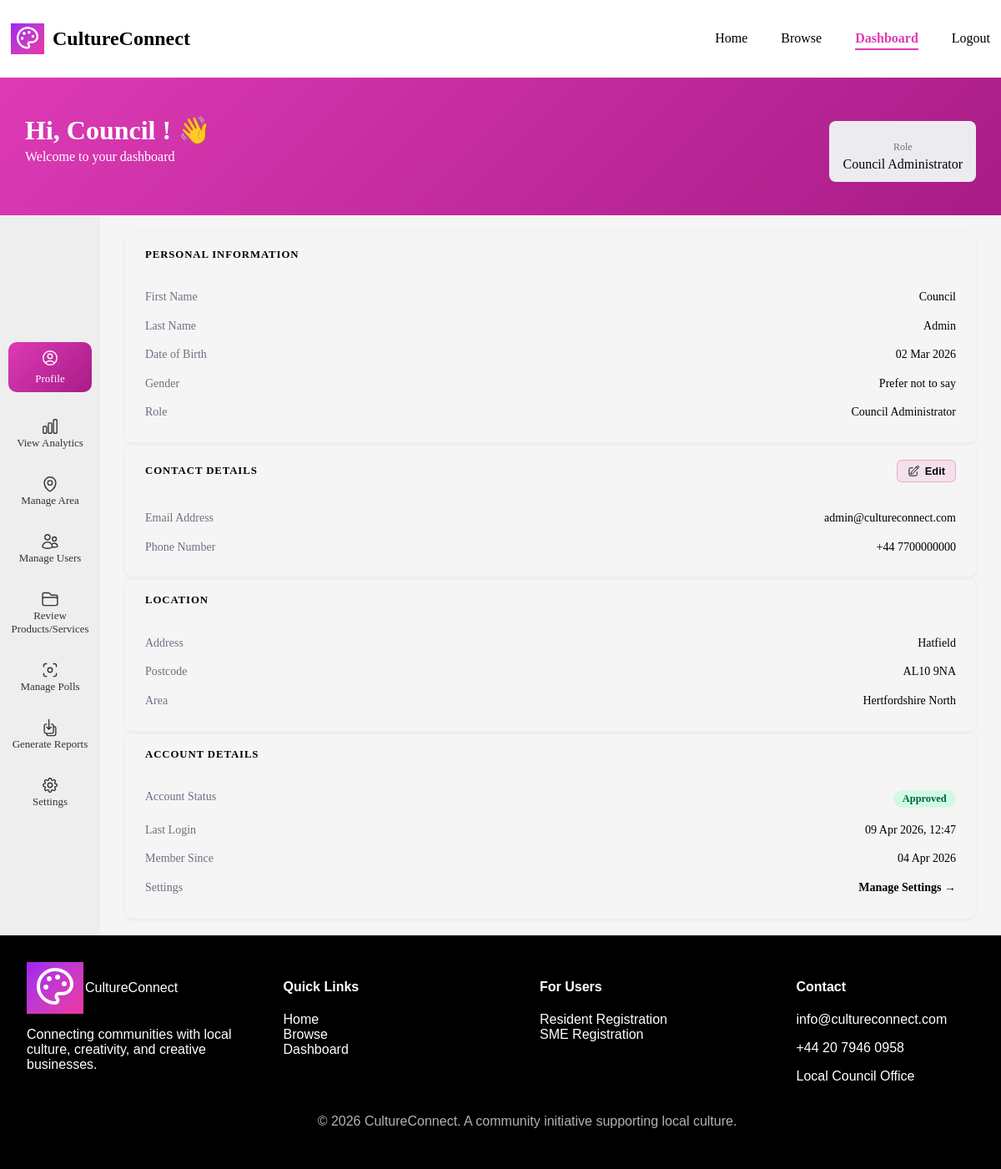
Before: /frontend/pages/dashboard.php?page=profile (signed in) with the older database file.
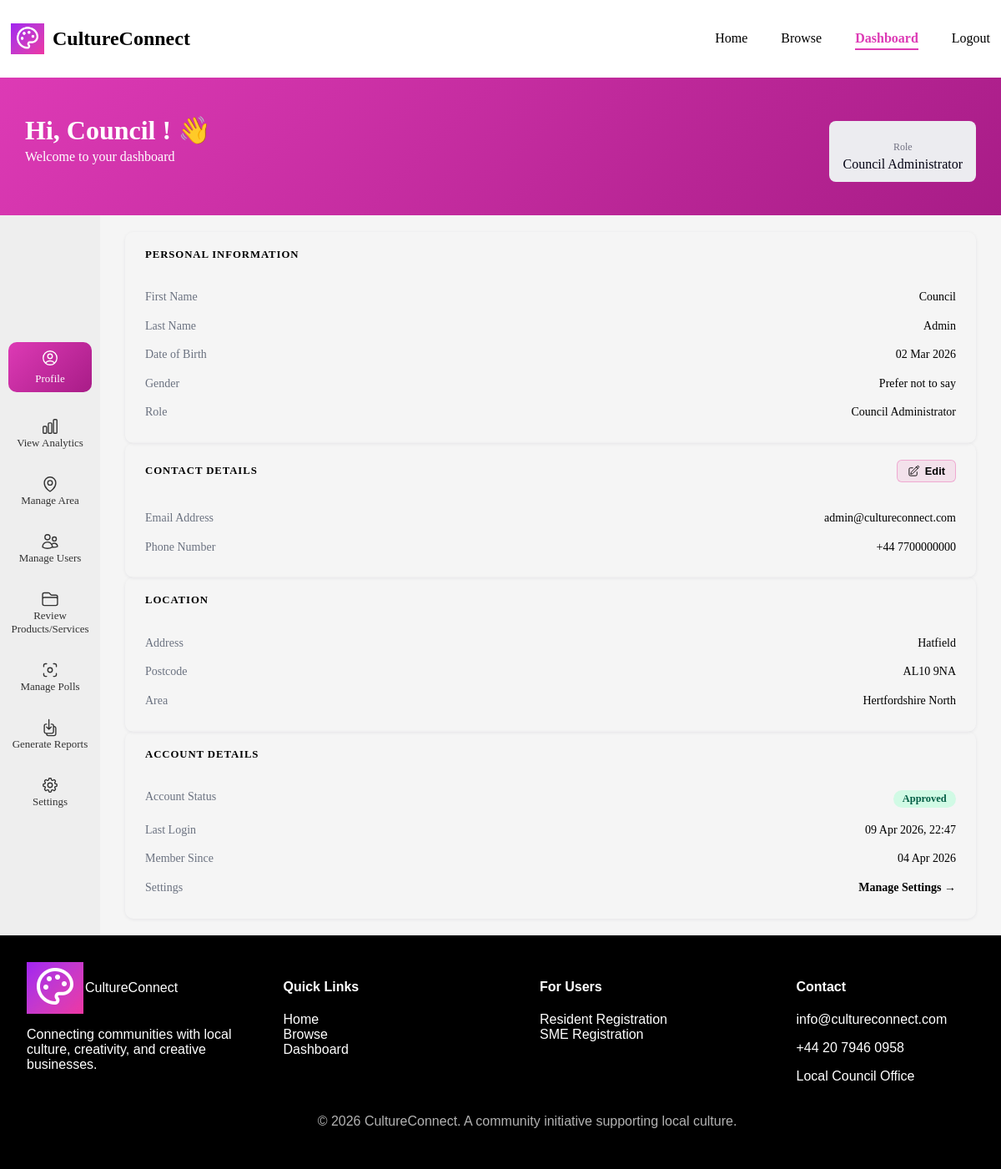
After: the same page with the newer database file.
### tables this page shows
CREATE TABLE `resident_profiles` (
  `profile_id` int(11) NOT NULL,
  `user_id` int(11) NOT NULL,
  `first_name` varchar(50) NOT NULL,
  `last_name` varchar(50) NOT NULL,
  `date_of_birth` date NOT NULL,
  `gender` enum('Male','Female','Non-binary','Transgender','Genderqueer','Genderfluid','Agender','Intersex','Other','Prefer not to say') DEFAULT 'Prefer not to say',
  `address` varchar(255) NOT NULL,
  `phone` varchar(20) NOT NULL,
  `postcode` varchar(10) NOT NULL,
  `created_at` timestamp NOT NULL DEFAULT current_timestamp(),
  `area_id` int(11) NOT NULL
);

CREATE TABLE `users` (
  `user_id` int(11) NOT NULL,
  `password_hash` varchar(255) NOT NULL,
  `last_login` timestamp NOT NULL DEFAULT current_timestamp(),
  `account_status` enum('pending','approved','rejected') NOT NULL DEFAULT 'pending',
  `role` varchar(50) NOT NULL,
  `email_address` varchar(100) NOT NULL
);

CREATE TABLE `areas` (
  `area_id` int(11) NOT NULL,
  `area_name` varchar(100) NOT NULL,
  `description` text NOT NULL,
  `postcode` varchar(20) NOT NULL,
  `latitude` decimal(9,6) DEFAULT NULL,
  `longitude` decimal(9,6) DEFAULT NULL
);

### frontend/pages/profile.php (the view, shortened to what this page needs)
<?php
$user_id = $_SESSION['user_id'];
$role    = $_SESSION['user_role'];
$prf_user_stmt = $conn->prepare("SELECT email_address, role, account_status, last_login FROM users WHERE user_id = ? LIMIT 1");
$prf_user_stmt->bind_param("i", $user_id);
$prf_user_stmt->execute();
$prf_user = $prf_user_stmt->get_result()->fetch_assoc();
$prf_profile   = [];
$prf_area_name = 'N/A';
if ($role === 'SME') {
    $prf_p_stmt = $conn->prepare("
        SELECT sp.business_name, sp.approval_status, sp.description,
               sp.phone, sp.created_at,
               a.area_name,
               psc.subcategory_name,
               pc.category_name
        FROM sme_profiles sp
        LEFT JOIN areas a                            ON sp.area_id        = a.area_id
        LEFT JOIN product_service_subcategories psc  ON sp.subcategory_id = psc.subcategory_id
        LEFT JOIN product_service_categories pc      ON psc.category_id   = pc.category_id
        WHERE sp.user_id = ?
        LIMIT 1
    ");
    $prf_p_stmt->bind_param("i", $user_id);
    $prf_p_stmt->execute();
    $prf_profile   = $prf_p_stmt->get_result()->fetch_assoc() ?? [];
    $prf_p_stmt->close();
    $prf_area_name = $prf_profile['area_name'] ?? 'N/A';
} else {
    $prf_p_stmt = $conn->prepare("
        SELECT rp.first_name, rp.last_name, rp.date_of_birth, rp.gender,
               rp.address, rp.phone, rp.postcode, rp.created_at,
               a.area_name
        FROM resident_profiles rp
        LEFT JOIN areas a ON rp.area_id = a.area_id
        WHERE rp.user_id = ?
        LIMIT 1
    ");
    $prf_p_stmt->bind_param("i", $user_id);
    $prf_p_stmt->execute();
    $prf_profile   = $prf_p_stmt->get_result()->fetch_assoc() ?? [];
    $prf_area_name = $prf_profile['area_name'] ?? 'N/A';
}
 function prf_safe(string $val): string {
    return htmlspecialchars($val, ENT_QUOTES, 'UTF-8');
}
$prf_status_map = [
    'approved' => ['label' => 'Approved', 'class' => 'prf-badge--approved'],
    'pending'  => ['label' => 'Pending',  'class' => 'prf-badge--pending'],
    'rejected' => ['label' => 'Rejected', 'class' => 'prf-badge--rejected'],
];
$prf_account_status = $prf_user['account_status'] ?? 'pending';
$prf_status_info    = $prf_status_map[$prf_account_status] ?? ['label' => ucfirst($prf_account_status), 'class' => 'prf-badge--pending'];
?>
        <div class="prf-card">
            <h3 class="prf-card-title">
                <?= $role === 'SME' ? 'Business Information' : 'Personal Information' ?>
            </h3>
            <?php if ($role === 'SME') : ?>
                <div class="prf-row">
                    <span class="prf-label">Business Name</span>
                    <span class="prf-value"><?= prf_safe($prf_profile['business_name'] ?? 'N/A') ?></span>
                </div>
                <div class="prf-row">
                    <span class="prf-label">Category</span>
                    <span class="prf-value"><?= prf_safe($prf_profile['category_name'] ?? 'N/A') ?></span>
                </div>
                <div class="prf-row">
                    <span class="prf-label">Subcategory</span>
                    <span class="prf-value"><?= prf_safe($prf_profile['subcategory_name'] ?? 'N/A') ?></span>
                </div>
                <div class="prf-row">
                    <span class="prf-label">Description</span>
                    <span class="prf-value prf-value--wrap"><?= prf_safe($prf_profile['description'] ?? 'N/A') ?></span>
                </div>
            <?php else : ?>
                <div class="prf-row">
                    <span class="prf-label">First Name</span>
                    <span class="prf-value"><?= prf_safe($prf_profile['first_name'] ?? 'N/A') ?></span>
                </div>
                <div class="prf-row">
                    <span class="prf-label">Last Name</span>
                    <span class="prf-value"><?= prf_safe($prf_profile['last_name'] ?? 'N/A') ?></span>
                </div>
                <div class="prf-row">
                    <span class="prf-label">Date of Birth</span>
                    <span class="prf-value">
                        <?= !empty($prf_profile['date_of_birth']) ? date('d M Y', strtotime($prf_profile['date_of_birth'])) : 'N/A' ?>
                    </span>
                </div>
                <div class="prf-row">
                    <span class="prf-label">Gender</span>
                    <span class="prf-value"><?= prf_safe($prf_profile['gender'] ?? 'N/A') ?></span>
                </div>
            <?php endif; ?>
            <div class="prf-row">
                <span class="prf-label">Role</span>
                <span class="prf-value"><?= prf_safe($role) ?></span>
            </div>
        </div>
        <div class="prf-card">
            <div class="prf-card-title-row">
                <h3 class="prf-card-title">Contact Details</h3>
                <button class="prf-edit-btn" onclick="prfOpenModal()">
                    Edit
                </button>
            </div>
            <div class="prf-row">
                <span class="prf-label">Email Address</span>
                <span class="prf-value" id="prf-display-email"><?= prf_safe($prf_user['email_address'] ?? 'N/A') ?></span>
            </div>
            <div class="prf-row">
                <span class="prf-label">Phone Number</span>
                <span class="prf-value" id="prf-display-phone"><?= prf_safe($prf_profile['phone'] ?? 'N/A') ?></span>
            </div>
        </div>
        <div class="prf-card">
            <h3 class="prf-card-title">Location</h3>
            <?php if ($role !== 'SME') : ?>
                <div class="prf-row">
                    <span class="prf-label">Address</span>
                    <span class="prf-value"><?= prf_safe($prf_profile['address'] ?? 'N/A') ?></span>
                </div>
                <div class="prf-row">
                    <span class="prf-label">Postcode</span>
                    <span class="prf-value"><?= prf_safe($prf_profile['postcode'] ?? 'N/A') ?></span>
                </div>
            <?php endif; ?>
            <div class="prf-row">
                <span class="prf-label">Area</span>
                <span class="prf-value"><?= prf_safe($prf_area_name) ?></span>
            </div>
        </div>
        <div class="prf-card">
            <h3 class="prf-card-title">Account Details</h3>
            <div class="prf-row">
                <span class="prf-label">Account Status</span>
                <span class="prf-value">
                    <span class="prf-badge <?= $prf_status_info['class'] ?>"><?= $prf_status_info['label'] ?></span>
                </span>
            </div>
            <div class="prf-row">
                <span class="prf-label">Last Login</span>
                <span class="prf-value">
                    <?= !empty($prf_user['last_login']) ? date('d M Y, H:i', strtotime($prf_user['last_login'])) : 'N/A' ?>
                </span>
            </div>
            <div class="prf-row">
                <span class="prf-label">Member Since</span>
                <span class="prf-value">
                    <?= !empty($prf_profile['created_at']) ? date('d M Y', strtotime($prf_profile['created_at'])) : 'N/A' ?>
                </span>
            </div>
            <div class="prf-row">
                <span class="prf-label">Settings</span>
                <span class="prf-value">
                    <a href="?page=settings" class="prf-settings-link">Manage Settings →</a>
                </span>
            </div>
        </div>
    </div>
</div>

### frontend/pages/dashboard.php (shortened to what this page needs)
<?php
$page = $_GET['page'] ?? 'home';
?>
<!DOCTYPE html>
<html lang="en">
<head>
    <link rel="stylesheet" href="../css/styles.css">
</head>
<body>
<div class="page-wrapper">
<?php
    include "../components/header.php";
?>
<section class="dashboard-welcome">
  <div class="container welcome-container">
    <div class="welcome-text">
      <h1 class="welcome-title">Hi,
      <span id="userName">
        <?php
          $role = $_SESSION['user_role'] ?? '';
          if ($role === 'SME') {
              echo htmlspecialchars($_SESSION['business_name'] ?? 'User');
          } elseif ($role === 'Resident') {
              echo htmlspecialchars($_SESSION['first_name'] ?? 'User');
          } else {
              echo htmlspecialchars($_SESSION['first_name'] ?? 'User');
          }
        ?>
      </span>! 👋</h1>
      <p class="welcome-subtitle">Welcome to your dashboard</p>
    </div>
    <div class="role-badge">
      <p class="role-label">Role</p>
      <p class="role-name" id="userRole">
        <?php echo htmlspecialchars($_SESSION['user_role'] ?? 'Unknown'); ?>
      </p>
    </div>
  </div>
</section>
<div class="dashboard-layout3">
   <div class="sidebar">
   <?php include "../components/sidebar.php"; ?>
   </div>
   <div class="dashboard-content">
   <?php
   $file = "../pages/" . $page . ".php";
   if (file_exists($file)) {
    include $file;
   } else {
    include "../pages/home.php";
   }?>
   </div>
<?php
    include "../components/footer.php";
?>
</body>
</html>

### frontend/components/header.php (shortened to what this page needs)
<header>
<?php
$current_page = basename($_SERVER['PHP_SELF']);
$logged_in = isset($_SESSION['user_id']);
?>
<div class="header-container">
    <div class="logo-section">
        <img src="../images/logo.png" alt="CultureConnect Logo" class="logo">
        <h2>CultureConnect</h2>
    </div>
    <nav class="nav-menu">
        <ul>
            <li>
                <a href="../pages/index.php" class="<?= $current_page == 'index.php' ? 'active' : '' ?>">
                    Home
                </a>
            </li>
            <li>
                <a href="../pages/browse.php" class="<?= $current_page == 'browse.php' ? 'active' : '' ?>">
                    Browse
                </a>
            </li>
            <?php if (!$logged_in): ?>
                <li>
                    <a href="../pages/login.php" class="<?= $current_page == 'login.php' ? 'active' : '' ?>">
                        Login
                    </a>
                </li>
                <li>
                    <a href="../pages/register.php" class="<?= $current_page == 'register.php' ? 'active' : '' ?>">
                        Register
                    </a>
                </li>
            <?php else: ?>
                <li>
                    <a href="../pages/dashboard.php" class="<?= $current_page == 'dashboard.php' ? 'active' : '' ?>">
                        Dashboard
                    </a>
                </li>
                <li>
                    <a href="../pages/logout.php">Logout</a>
                </li>
            <?php endif; ?>
        </ul>
    </nav>
</div>
</header>

### frontend/components/sidebar.php (shortened to what this page needs)
<?php
$userRole = $_SESSION['user_role'] ?? '';
?>
<aside class="sidebar">
<ul>
<?php if($userRole == "Council Administrator"){ ?>
<li>
<a href="dashboard.php?page=profile" class="<?php echo ($page == 'profile') ? 'active' : ''; ?>">
<span>Profile</span>
</a>
</li>
<li>
<a href="dashboard.php?page=analytics" class="<?php echo ($page == 'analytics') ? 'active' : ''; ?>">
<span>View Analytics</span>
</a>
</li>
<li>
<a href="dashboard.php?page=manage-area" class="<?php echo ($page == 'manage-area') ? 'active' : ''; ?>">
<span>Manage Area</span>
</a>
</li>
<li>
<a href="dashboard.php?page=manage-users" class="<?php echo ($page == 'manage-users') ? 'active' : ''; ?>">
<span>Manage Users</span>
</a>
</li>
<li>
<a href="dashboard.php?page=manage-listings" class="<?php echo ($page == 'manage-listings') ? 'active' : ''; ?>">
<span>Review Products/Services</span>
</a>
</li>
<li>
<a href="dashboard.php?page=manage-votes" class="<?php echo ($page == 'manage-votes') ? 'active' : ''; ?>">
<span>Manage Polls</span>
</a>
</li>
<li>
<a href="dashboard.php?page=reports" class="<?php echo ($page == 'reports') ? 'active' : ''; ?>">
<span>Generate Reports</span>
</a>
</li>
<li>
<a href="dashboard.php?page=settings" class="<?php echo ($page == 'settings') ? 'active' : ''; ?>">
<span>Settings</span>
</a>
</li>
<?php } ?>
</ul>
</aside>

### frontend/components/footer.php
<footer class="footer">
  <section class="footer-top">
    <div class="column">
        <div class="logo-container">
            <img src="../images/logo.png" alt="CultureConnect Logo">
            <span>CultureConnect</span>
        </div>
        <p>Connecting communities with
               local culture, creativity, and
               creative businesses.</p>
    </div>
    <div class="column">
        <h4>Quick Links</h4>
        <ul>
            <li><a href="../pages/index.php">Home</a></li>
            <li><a href="../pages/browse.php">Browse</a></li>
            <li><a href="../pages/dashboard.php">Dashboard</a></li>
        </ul>
    </div>
    <div class="column">
        <h4>For Users</h4>
     <ul>
        <li><a href="register.php?type=resident">Resident Registration</a></li>
        <li><a href="register.php?type=sme">SME Registration</a></li>
     </ul>
    </div>
    <div class="column">
        <H4>Contact</h4>
        <p>info@cultureconnect.com</p>
        <p>+44 20 7946 0958</p>
        <p>Local Council Office</p>
    </div>
  </section>
  <section class="footer-bottom">
    <p> © 2026 CultureConnect. A community initiative supporting local culture.</p>
  </section>
</footer>

Changed rows visible on the page:
changed users "admin@cultureconnect.com": last_login "09 Apr 2026, 12:47" → "09 Apr 2026, 22:47"
